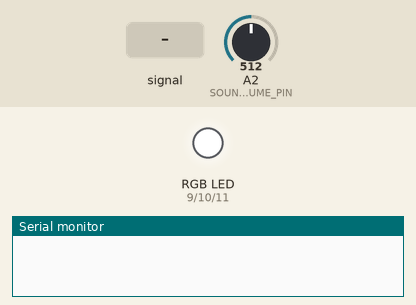
The sketch below on a simulated Arduino Uno, built with avr-gcc and run on an emulated ATmega328P. Shown: an RGB LED mixed from three pins (HIGH = lit), the last lines printed to the serial monitor. The test bench sets the inputs (shaded band); at power-on: A2 (SOUND_VOLUME_PIN) = 512. Random numbers use the default seed unless the sketch sets one.

Above: at 13.8 s.
15.1 s: A2 (SOUND_VOLUME_PIN) fed a 50 Hz sine of ±306 counts around its level
At 15.78 s:
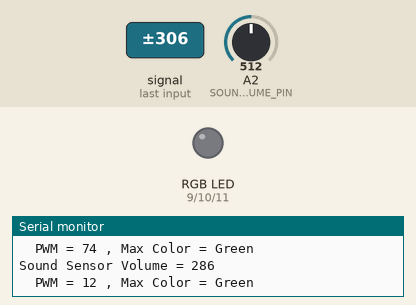
18.1 s: A2 (SOUND_VOLUME_PIN) set to 390
21.1 s: A2 (SOUND_VOLUME_PIN) fed a 200 Hz sine of ±81 counts around its level
At 22.2 s:
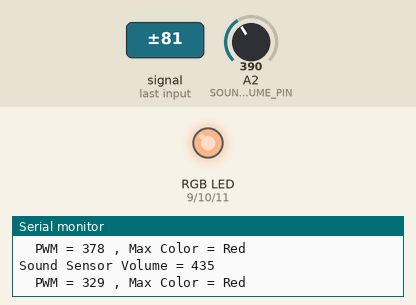
24.1 s: A2 (SOUND_VOLUME_PIN) fed a 1000 Hz sine of ±255 counts around its level
At 26.4 s:
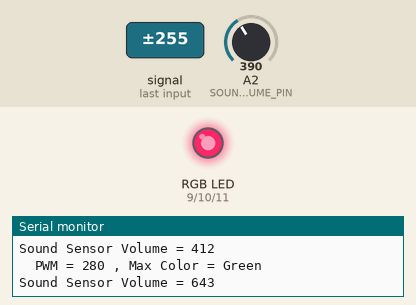
27.1 s: A2 (SOUND_VOLUME_PIN) set to 410
At 28.2 s:
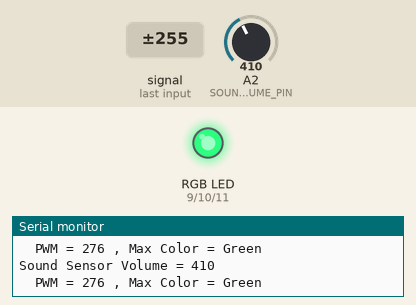
30.1 s: A2 (SOUND_VOLUME_PIN) fed a 200 Hz sine of ±81 counts around its level
Timing chart, 0 to 39.6 s (numbered marks = the images above; inputs shaded):
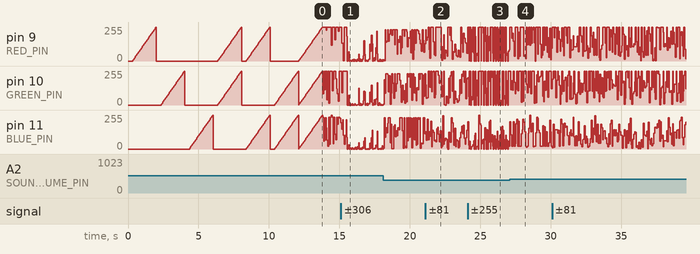

The sketch:

sketch_jan15a.ino
```cpp
#define RED_PIN   9
#define GREEN_PIN 10
#define BLUE_PIN  11
enum
{
  RED = 0,
  GREEN,
  BLUE
};
#define DELAY_DURATION 33
int fade_val;

int SOUND_VOLUME_PIN = 2;
int SOUND_THRESHOLD = 280;
int SOUND_MAX = 400;
int soundValue;

int ledMaxValue;
int randomMaxColor;

void setup()
{
  pinMode(RED_PIN, OUTPUT);
  pinMode(GREEN_PIN, OUTPUT);
  pinMode(BLUE_PIN, OUTPUT);
  analogWrite(RED_PIN, 0);
  analogWrite(GREEN_PIN, 0);
  analogWrite(BLUE_PIN, 0);

  randomSeed(analogRead(RED_PIN));
  randomSeed(analogRead(GREEN_PIN));
  randomSeed(analogRead(BLUE_PIN));

  OneColor(RED_PIN, GREEN_PIN, BLUE_PIN);
  OneColor(GREEN_PIN, RED_PIN, BLUE_PIN);
  OneColor(BLUE_PIN, RED_PIN, GREEN_PIN);
  TwoColor(RED_PIN, GREEN_PIN, BLUE_PIN);
  TwoColor(RED_PIN, BLUE_PIN, GREEN_PIN);
  TwoColor(GREEN_PIN, BLUE_PIN, RED_PIN);
  ThreeColor(RED_PIN, GREEN_PIN, BLUE_PIN);

  Serial.begin(9600);
}

void loop()
{
  soundValue = analogRead(SOUND_VOLUME_PIN);
  if (soundValue > SOUND_THRESHOLD)
  {
    Serial.print("Sound Sensor Volume = ");
    Serial.println(soundValue);

    ledMaxValue = map(soundValue, SOUND_THRESHOLD, SOUND_MAX, 0, 255);
    randomMaxColor = random(0, 3);

    Serial.print("  PWM = ");
    Serial.print(ledMaxValue);
    Serial.print(" , Max Color = ");
    switch(randomMaxColor)
    {
      case RED:
        Serial.println("Red");
        analogWrite(RED_PIN, ledMaxValue);
        analogWrite(GREEN_PIN, random(0, ledMaxValue));
        analogWrite(BLUE_PIN, random(0, ledMaxValue));
        break;

      case GREEN:
        Serial.println("Green");
        analogWrite(GREEN_PIN, ledMaxValue);
        analogWrite(RED_PIN, random(0, ledMaxValue));
        analogWrite(BLUE_PIN, random(0, ledMaxValue));
        break;

      case BLUE:
        Serial.println("Blue");
        analogWrite(BLUE_PIN, ledMaxValue);
        analogWrite(RED_PIN, random(0, ledMaxValue));
        analogWrite(GREEN_PIN, random(0, ledMaxValue));
        break;

      default:
        Serial.println("White");
        analogWrite(RED_PIN, ledMaxValue);
        analogWrite(GREEN_PIN, ledMaxValue);
        analogWrite(BLUE_PIN, ledMaxValue);
        break;
    }
    delay(DELAY_DURATION); /* no delay, LED will flash quickly */
  }
  else
  {
    analogWrite(RED_PIN, 0);
    analogWrite(GREEN_PIN, 0);
    analogWrite(BLUE_PIN, 0);
  }
}

void OneColor(int _on, int _off1, int _off2)
{
  analogWrite(_on, 0);
  analogWrite(_off1, 0);
  analogWrite(_off2, 0);
  delay(300);

  for (fade_val=0; fade_val<256; fade_val=fade_val+5)
  {
    analogWrite(_on, fade_val);
    delay(DELAY_DURATION);
  }
}

void TwoColor(int _on1, int _on2, int _off)
{
  analogWrite(_on1, 0);
  analogWrite(_on2, 0);
  analogWrite(_off, 0);
  delay(300);

  for (fade_val=0; fade_val<256; fade_val=fade_val+5)
  {
    analogWrite(_on1, fade_val);
    analogWrite(_on2, fade_val);
    delay(DELAY_DURATION);
  }
}

void ThreeColor(int _on1, int _on2, int _on3)
{
  analogWrite(_on1, 0);
  analogWrite(_on2, 0);
  analogWrite(_on3, 0);
  for (fade_val=0; fade_val<256; fade_val=fade_val+5)
  {
    analogWrite(_on1, fade_val);
    analogWrite(_on2, fade_val);
    analogWrite(_on3, fade_val);
    delay(DELAY_DURATION);
  }
}
```
